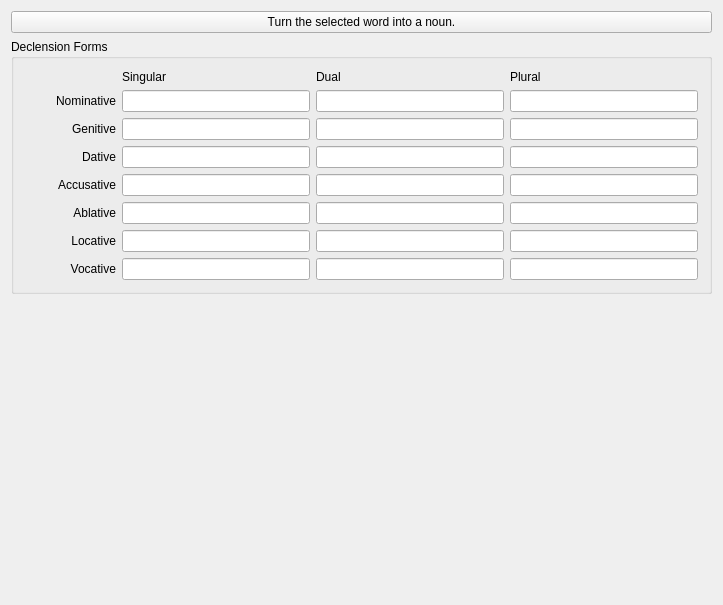
<ui version="4.0" >
 <class>DeclensionWidget</class>
 <widget class="QWidget" name="DeclensionWidget" >
  <property name="geometry" >
   <rect>
    <x>0</x>
    <y>0</y>
    <width>723</width>
    <height>605</height>
   </rect>
  </property>
  <property name="sizePolicy" >
   <sizepolicy vsizetype="Fixed" hsizetype="Fixed" >
    <horstretch>0</horstretch>
    <verstretch>0</verstretch>
   </sizepolicy>
  </property>
  <property name="minimumSize" >
   <size>
    <width>332</width>
    <height>326</height>
   </size>
  </property>
  <property name="windowTitle" >
   <string>-</string>
  </property>
  <layout class="QVBoxLayout" >
   <item>
    <widget class="QPushButton" name="makeNounButton" >
     <property name="text" >
      <string>Turn the selected word into a noun.</string>
     </property>
    </widget>
   </item>
   <item>
    <widget class="QGroupBox" name="declensionGroupBox" >
     <property name="sizePolicy" >
      <sizepolicy vsizetype="Preferred" hsizetype="Preferred" >
       <horstretch>0</horstretch>
       <verstretch>0</verstretch>
      </sizepolicy>
     </property>
     <property name="title" >
      <string>Declension Forms</string>
     </property>
     <layout class="QGridLayout" >
      <item row="2" column="0" >
       <widget class="QLabel" name="singularFirstPersonLabel" >
        <property name="text" >
         <string comment="one of the seven cases (grammatical)" >Nominative</string>
        </property>
        <property name="alignment" >
         <set>Qt::AlignRight|Qt::AlignTrailing|Qt::AlignVCenter</set>
        </property>
        <property name="buddy" >
         <cstring>singular_1</cstring>
        </property>
       </widget>
      </item>
      <item row="2" column="1" colspan="2" >
       <widget class="KLineEdit" name="singular_1" />
      </item>
      <item row="2" column="3" colspan="2" >
       <widget class="KLineEdit" name="dual_1" />
      </item>
      <item row="2" column="5" colspan="2" >
       <widget class="KLineEdit" name="plural_1" />
      </item>
      <item row="3" column="0" >
       <widget class="QLabel" name="singularSecondPersonLabel" >
        <property name="text" >
         <string comment="one of the seven cases (grammatical)" >Genitive</string>
        </property>
        <property name="alignment" >
         <set>Qt::AlignRight|Qt::AlignTrailing|Qt::AlignVCenter</set>
        </property>
       </widget>
      </item>
      <item row="3" column="1" colspan="2" >
       <widget class="KLineEdit" name="singular_2" />
      </item>
      <item row="3" column="3" colspan="2" >
       <widget class="KLineEdit" name="dual_2" />
      </item>
      <item row="3" column="5" colspan="2" >
       <widget class="KLineEdit" name="plural_2" />
      </item>
      <item row="4" column="0" >
       <widget class="QLabel" name="singularThirdMalePersonLabel" >
        <property name="text" >
         <string comment="one of the seven cases (grammatical)" >Dative</string>
        </property>
        <property name="alignment" >
         <set>Qt::AlignRight|Qt::AlignTrailing|Qt::AlignVCenter</set>
        </property>
       </widget>
      </item>
      <item row="4" column="1" colspan="2" >
       <widget class="KLineEdit" name="singular_3" />
      </item>
      <item row="4" column="3" colspan="2" >
       <widget class="KLineEdit" name="dual_3" />
      </item>
      <item row="4" column="5" colspan="2" >
       <widget class="KLineEdit" name="plural_3" />
      </item>
      <item row="5" column="0" >
       <widget class="QLabel" name="singularThirdFemalePersonLabel" >
        <property name="text" >
         <string comment="one of the seven cases (grammatical)" >Accusative</string>
        </property>
        <property name="alignment" >
         <set>Qt::AlignRight|Qt::AlignTrailing|Qt::AlignVCenter</set>
        </property>
       </widget>
      </item>
      <item row="5" column="1" colspan="2" >
       <widget class="KLineEdit" name="singular_4" />
      </item>
      <item row="5" column="3" colspan="2" >
       <widget class="KLineEdit" name="dual_4" />
      </item>
      <item row="5" column="5" colspan="2" >
       <widget class="KLineEdit" name="plural_4" />
      </item>
      <item row="6" column="0" >
       <widget class="QLabel" name="singularThirdNeutralPersonLabel" >
        <property name="text" >
         <string comment="one of the seven cases (grammatical)" >Ablative</string>
        </property>
        <property name="alignment" >
         <set>Qt::AlignRight|Qt::AlignTrailing|Qt::AlignVCenter</set>
        </property>
       </widget>
      </item>
      <item row="6" column="1" colspan="2" >
       <widget class="KLineEdit" name="singular_5" />
      </item>
      <item row="6" column="3" colspan="2" >
       <widget class="KLineEdit" name="dual_5" />
      </item>
      <item row="6" column="5" colspan="2" >
       <widget class="KLineEdit" name="plural_5" />
      </item>
      <item row="7" column="0" >
       <widget class="QLabel" name="label" >
        <property name="text" >
         <string comment="one of the seven cases (grammatical)" >Locative</string>
        </property>
        <property name="alignment" >
         <set>Qt::AlignRight|Qt::AlignTrailing|Qt::AlignVCenter</set>
        </property>
       </widget>
      </item>
      <item row="7" column="1" colspan="2" >
       <widget class="KLineEdit" name="singular_6" />
      </item>
      <item row="7" column="3" colspan="2" >
       <widget class="KLineEdit" name="dual_6" />
      </item>
      <item row="7" column="5" colspan="2" >
       <widget class="KLineEdit" name="plural_6" />
      </item>
      <item row="8" column="0" >
       <widget class="QLabel" name="label_2" >
        <property name="text" >
         <string comment="one of the seven cases (grammatical)" >Vocative</string>
        </property>
        <property name="alignment" >
         <set>Qt::AlignRight|Qt::AlignTrailing|Qt::AlignVCenter</set>
        </property>
       </widget>
      </item>
      <item row="8" column="1" colspan="2" >
       <widget class="KLineEdit" name="singular_7" />
      </item>
      <item row="8" column="3" colspan="2" >
       <widget class="KLineEdit" name="dual_7" />
      </item>
      <item row="8" column="5" colspan="2" >
       <widget class="KLineEdit" name="plural_7" />
      </item>
      <item row="1" column="1" colspan="2" >
       <widget class="QLabel" name="label_3" >
        <property name="text" >
         <string>Singular</string>
        </property>
       </widget>
      </item>
      <item row="1" column="3" >
       <widget class="QLabel" name="label_4" >
        <property name="text" >
         <string>Dual</string>
        </property>
       </widget>
      </item>
      <item row="1" column="5" >
       <widget class="QLabel" name="label_5" >
        <property name="text" >
         <string>Plural</string>
        </property>
       </widget>
      </item>
     </layout>
    </widget>
   </item>
   <item>
    <spacer>
     <property name="orientation" >
      <enum>Qt::Vertical</enum>
     </property>
     <property name="sizeHint" stdset="0" >
      <size>
       <width>20</width>
       <height>40</height>
      </size>
     </property>
    </spacer>
   </item>
  </layout>
 </widget>
 <layoutdefault spacing="6" margin="11" />
  <customwidgets>
  <customwidget>
   <class>KLineEdit</class>
   <extends>QLineEdit</extends>
   <header>klineedit.h</header>
  </customwidget>
 </customwidgets>
 <resources/>
 <connections/>
</ui>
